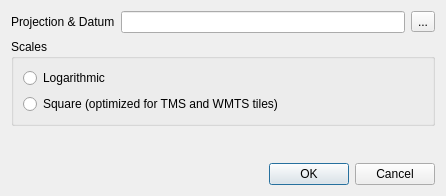
<?xml version="1.0" encoding="UTF-8"?>
<ui version="4.0">
 <class>ICanvasSetup</class>
 <widget class="QDialog" name="ICanvasSetup">
  <property name="geometry">
   <rect>
    <x>0</x>
    <y>0</y>
    <width>446</width>
    <height>196</height>
   </rect>
  </property>
  <property name="windowTitle">
   <string>Setup Map View...</string>
  </property>
  <layout class="QVBoxLayout" name="verticalLayout_2">
   <item>
    <layout class="QHBoxLayout" name="horizontalLayout_2">
     <item>
      <widget class="QLabel" name="label_2">
       <property name="text">
        <string>Projection &amp; Datum</string>
       </property>
      </widget>
     </item>
     <item>
      <widget class="QLineEdit" name="lineProjection"/>
     </item>
     <item>
      <widget class="QToolButton" name="toolWizard">
       <property name="text">
        <string>...</string>
       </property>
       <property name="icon">
        <iconset resource="../resources.qrc">
         <normaloff>:/icons/32x32/GridWizzard.png</normaloff>:/icons/32x32/GridWizzard.png</iconset>
       </property>
       <property name="iconSize">
        <size>
         <width>22</width>
         <height>22</height>
        </size>
       </property>
      </widget>
     </item>
    </layout>
   </item>
   <item>
    <layout class="QVBoxLayout" name="verticalLayout">
     <item>
      <widget class="QGroupBox" name="groupBox">
       <property name="title">
        <string>Scales</string>
       </property>
       <layout class="QVBoxLayout" name="verticalLayout_3">
        <item>
         <widget class="QRadioButton" name="radioScalesDefault">
          <property name="text">
           <string>Logarithmic</string>
          </property>
         </widget>
        </item>
        <item>
         <widget class="QRadioButton" name="radioScalesSquare">
          <property name="text">
           <string>Square (optimized for TMS and WMTS tiles)</string>
          </property>
         </widget>
        </item>
       </layout>
      </widget>
     </item>
    </layout>
   </item>
   <item>
    <spacer name="verticalSpacer">
     <property name="orientation">
      <enum>Qt::Vertical</enum>
     </property>
     <property name="sizeHint" stdset="0">
      <size>
       <width>20</width>
       <height>9</height>
      </size>
     </property>
    </spacer>
   </item>
   <item>
    <layout class="QHBoxLayout" name="horizontalLayout">
     <item>
      <widget class="QDialogButtonBox" name="buttonBox">
       <property name="orientation">
        <enum>Qt::Horizontal</enum>
       </property>
       <property name="standardButtons">
        <set>QDialogButtonBox::Cancel|QDialogButtonBox::Ok</set>
       </property>
      </widget>
     </item>
    </layout>
   </item>
  </layout>
 </widget>
 <resources>
  <include location="../resources.qrc"/>
 </resources>
 <connections>
  <connection>
   <sender>buttonBox</sender>
   <signal>accepted()</signal>
   <receiver>ICanvasSetup</receiver>
   <slot>accept()</slot>
   <hints>
    <hint type="sourcelabel">
     <x>248</x>
     <y>254</y>
    </hint>
    <hint type="destinationlabel">
     <x>157</x>
     <y>274</y>
    </hint>
   </hints>
  </connection>
  <connection>
   <sender>buttonBox</sender>
   <signal>rejected()</signal>
   <receiver>ICanvasSetup</receiver>
   <slot>reject()</slot>
   <hints>
    <hint type="sourcelabel">
     <x>316</x>
     <y>260</y>
    </hint>
    <hint type="destinationlabel">
     <x>286</x>
     <y>274</y>
    </hint>
   </hints>
  </connection>
 </connections>
</ui>
